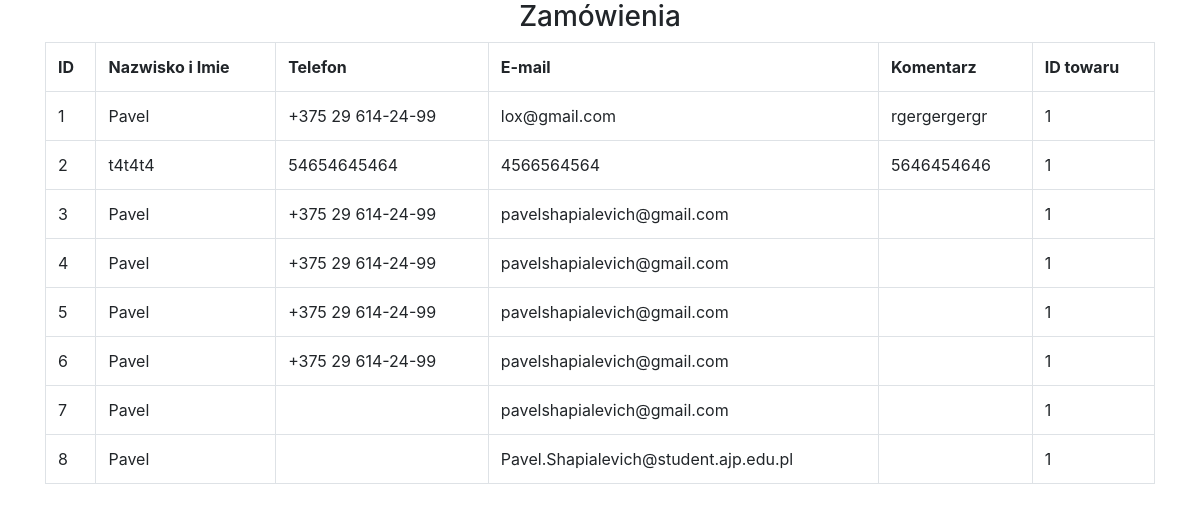
Page /orders.php on the earlier database version.
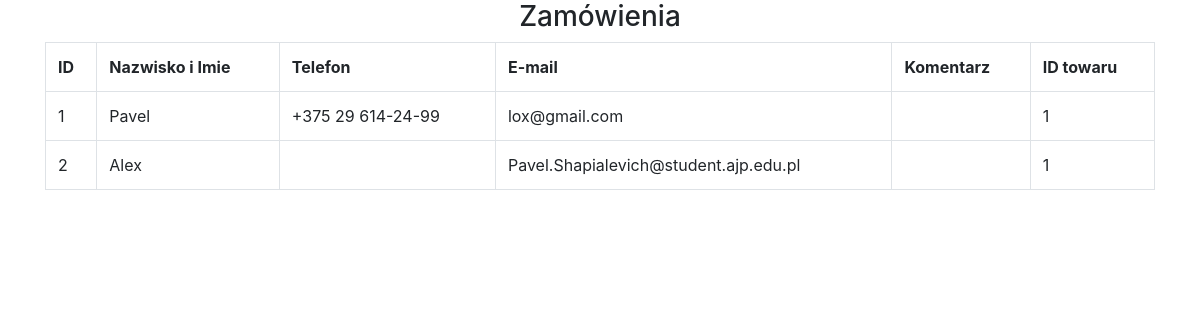
Same page on the later database version.
### tables this page shows
CREATE TABLE `orders` (
  `id` int(11) NOT NULL,
  `fio` varchar(255) NOT NULL,
  `phone` varchar(255) NOT NULL,
  `email` varchar(255) NOT NULL,
  `comment` text NOT NULL,
  `product_id` int(255) NOT NULL
);

### classes/PdoConnect.php (called while the page is built, shortened)
<?php
class PdoConnect {
	protected static $_instance;
	private function __construct() {
		$this->DSN = "mysql:host=" . self::HOST . ";dbname=" . self::DB . ";charset=" . self::CHARSET;
		$this->OPD = array(
			PDO::ATTR_ERRMODE => PDO::ERRMODE_EXCEPTION,
			PDO::ATTR_DEFAULT_FETCH_MODE => PDO::FETCH_ASSOC,
			PDO::ATTR_EMULATE_PREPARES => false,
		);
		$this->PDO = new PDO($this->DSN, self::USER, self::PASS, $this->OPD);
	}
	public static function getInstance() {
		if (self::$_instance === null)
			self::$_instance = new self;
		return self::$_instance;
	}
}

### orders.php (the view, shortened to what this page needs)
<!DOCTYPE html>
<html>
<head>
    <link href="static/css/bootstrap.min.css" rel="stylesheet" type="text/css">
</head>
<body>
    <?php
    try {
        $db = PdoConnect::getInstance();
        $sql = "SELECT * FROM orders";
        $stmt = $db->PDO->query($sql);
        echo "<div class='container'>";
        echo "<h3 align='center'>Zamówienia</h3>";
        echo "<table class='table table-bordered'>
        <tr>
            <th>ID</th>
            <th>Nazwisko i Imie</th>
            <th>Telefon</th>
            <th>E-mail</th>
            <th>Komentarz</th>
            <th>ID towaru</th>
        </tr>";
        while ($row = $stmt->fetch()) {
            echo "<tr>";
            echo "<td>" . $row['id'] . "</td>";
            echo "<td>" . $row['fio'] . "</td>";
            echo "<td>" . $row['phone'] . "</td>";
            echo "<td>" . $row['email'] . "</td>";
            echo "<td>" . $row['comment'] . "</td>";
            echo "<td>" . $row['product_id'] . "</td>";
            echo "</tr>";
        }
        echo "</table>";
        echo "</div>";
    } catch (PDOException $e) {
        echo "Błąd: " . $e->getMessage();
    }
    ?>
</body>
</html>

Differences in the rows shown:
removed orders: id "3", fio "Pavel", phone "+375 29 614-24-99", email "pavelshapialevich@gmail.com", product "1"
removed orders: id "4", fio "Pavel", phone "+375 29 614-24-99", email "pavelshapialevich@gmail.com", product "1"
removed orders: id "5", fio "Pavel", phone "+375 29 614-24-99", email "pavelshapialevich@gmail.com", product "1"
removed orders: id "6", fio "Pavel", phone "+375 29 614-24-99", email "pavelshapialevich@gmail.com", product "1"
removed orders: id "7", fio "Pavel", email "pavelshapialevich@gmail.com", product "1"
removed orders: id "8", fio "Pavel", email "Pavel.Shapialevich@student.ajp.edu.pl", product "1"
changed orders "Pavel": comment "rgergergergr" → (not shown)
changed orders id 2: fio "t4t4t4" → "Alex"; email "4566564564" → "Pavel.Shapialevich@student.ajp.edu.pl"; phone "54654645464" → (not shown); comment "5646454646" → (not shown)
